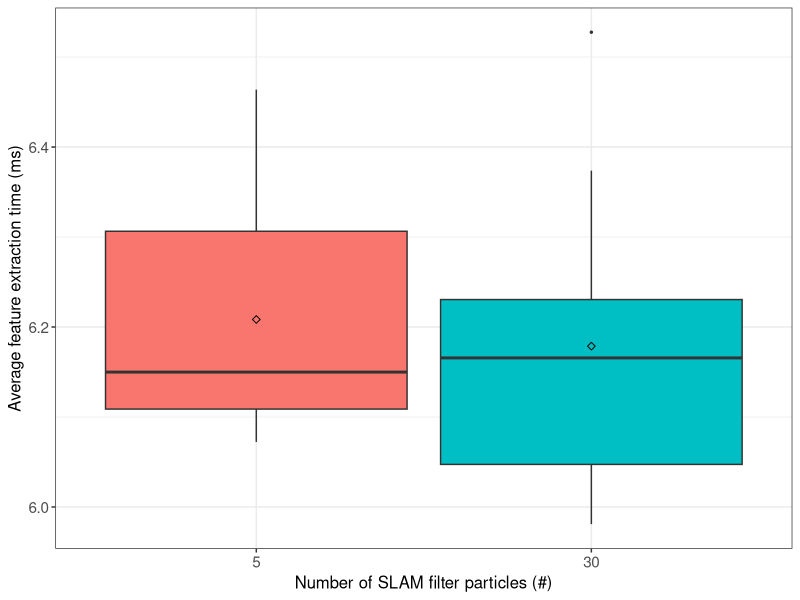
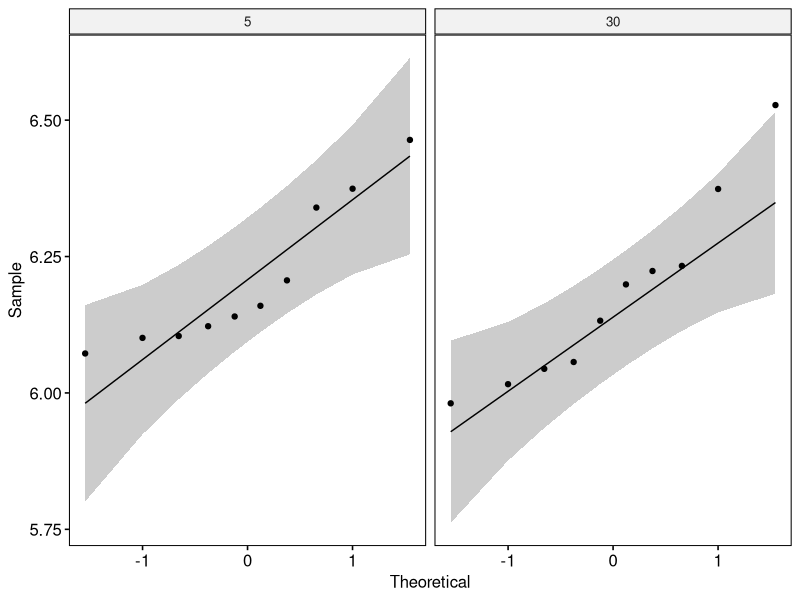

Reproduce these figures in R, in order.
## ---- chunk 1
if (!require('tidyverse')) install.packages('tidyverse', dependencies = TRUE); library('tidyverse')
if (!require('ggpubr')) install.packages('ggpubr', dependencies = TRUE); library('ggpubr')
if (!require('rstatix')) install.packages('rstatix', dependencies = TRUE); library('rstatix')
if (!require('ggplot2')) install.packages('ggplot2', dependencies = TRUE); library('ggplot2')
## ---- chunk 2
data <- read.csv(file = '../../raw_data/test_particles/run_table.csv')
data <- subset(data, select = c(X__run_id, particles, avg_extraction_time_ms))
data$particles <- as.factor(data$particles)
data$avg_extraction_time_ms <- as.numeric(data$avg_extraction_time_ms)
## ---- chunk 3
data %>%
  group_by(particles) %>%
  get_summary_stats(avg_extraction_time_ms, type = "mean_sd")
## ---- chunk 4
ggplot(data, aes(x = particles, y = avg_extraction_time_ms, fill = particles)) +
  theme_bw() + 
  geom_boxplot(width = 0.9, outlier.size = 0.5) + 
  stat_summary(fun = mean, color = 'black', geom = 'point', shape = 5, size = 1.5) +
  labs(x = "Number of SLAM filter particles (#)", y = "Average feature extraction time (ms)") +
  theme(legend.position = 'none') +
  theme(
    axis.title.x = element_text(size = 12, family = 'sans'),
    axis.title.y = element_text(size = 12, family = 'sans'),
    axis.text.x = element_text(size = 11, family = 'sans'),
    axis.text.y = element_text(size = 11, family = 'sans'),
    
  )
## ---- chunk 5
data %>% 
  group_by(particles) %>%
  identify_outliers(avg_extraction_time_ms)
## ---- chunk 6
ggqqplot(data, x = "avg_extraction_time_ms", facet.by = "particles")
## ---- chunk 7
data %>%
  group_by(particles) %>%
  shapiro_test(avg_extraction_time_ms)
## ---- chunk 8
data %>%
  t_test(avg_extraction_time_ms ~ particles) %>%
  add_significance()
